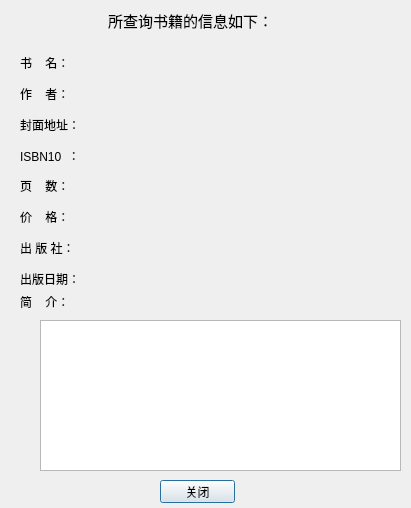
<?xml version="1.0" encoding="UTF-8"?>
<ui version="4.0">
 <class>Dialog</class>
 <widget class="QDialog" name="Dialog">
  <property name="geometry">
   <rect>
    <x>0</x>
    <y>0</y>
    <width>411</width>
    <height>508</height>
   </rect>
  </property>
  <property name="windowTitle">
   <string>Dialog</string>
  </property>
  <property name="styleSheet">
   <string notr="true">border-image: url(:/file/images/14023.jpg);</string>
  </property>
  <widget class="QWidget" name="verticalLayoutWidget">
   <property name="geometry">
    <rect>
     <x>20</x>
     <y>50</y>
     <width>62</width>
     <height>241</height>
    </rect>
   </property>
   <layout class="QVBoxLayout" name="verticalLayout">
    <item>
     <widget class="QLabel" name="label">
      <property name="styleSheet">
       <string notr="true">border-image: \*url();

</string>
      </property>
      <property name="text">
       <string>书    名：</string>
      </property>
     </widget>
    </item>
    <item>
     <widget class="QLabel" name="label_2">
      <property name="styleSheet">
       <string notr="true">border-image: \*url();

</string>
      </property>
      <property name="text">
       <string>作    者：</string>
      </property>
     </widget>
    </item>
    <item>
     <widget class="QLabel" name="label_3">
      <property name="styleSheet">
       <string notr="true">border-image: \*url();

</string>
      </property>
      <property name="text">
       <string>封面地址：</string>
      </property>
     </widget>
    </item>
    <item>
     <widget class="QLabel" name="label_4">
      <property name="styleSheet">
       <string notr="true">border-image: \*url();

</string>
      </property>
      <property name="text">
       <string>ISBN10  ：</string>
      </property>
     </widget>
    </item>
    <item>
     <widget class="QLabel" name="label_5">
      <property name="styleSheet">
       <string notr="true">border-image: \*url();

</string>
      </property>
      <property name="text">
       <string>页    数：</string>
      </property>
     </widget>
    </item>
    <item>
     <widget class="QLabel" name="label_6">
      <property name="styleSheet">
       <string notr="true">border-image: \*url();

</string>
      </property>
      <property name="text">
       <string>价    格：</string>
      </property>
     </widget>
    </item>
    <item>
     <widget class="QLabel" name="label_7">
      <property name="styleSheet">
       <string notr="true">border-image: \*url();

</string>
      </property>
      <property name="text">
       <string>出 版 社：</string>
      </property>
     </widget>
    </item>
    <item>
     <widget class="QLabel" name="label_8">
      <property name="styleSheet">
       <string notr="true">border-image: \*url();

</string>
      </property>
      <property name="text">
       <string>出版日期：</string>
      </property>
     </widget>
    </item>
   </layout>
  </widget>
  <widget class="QLabel" name="label_9">
   <property name="geometry">
    <rect>
     <x>20</x>
     <y>290</y>
     <width>59</width>
     <height>23</height>
    </rect>
   </property>
   <property name="styleSheet">
    <string notr="true">border-image: \*url();

</string>
   </property>
   <property name="text">
    <string>简    介：</string>
   </property>
  </widget>
  <widget class="QWidget" name="verticalLayoutWidget_2">
   <property name="geometry">
    <rect>
     <x>90</x>
     <y>50</y>
     <width>311</width>
     <height>241</height>
    </rect>
   </property>
   <layout class="QVBoxLayout" name="verticalLayout_2">
    <item>
     <widget class="QLabel" name="title">
      <property name="styleSheet">
       <string notr="true">border-image: \*url();

</string>
      </property>
      <property name="text">
       <string/>
      </property>
     </widget>
    </item>
    <item>
     <widget class="QLabel" name="author">
      <property name="styleSheet">
       <string notr="true">border-image: \*url();

</string>
      </property>
      <property name="text">
       <string/>
      </property>
     </widget>
    </item>
    <item>
     <widget class="QLabel" name="link">
      <property name="styleSheet">
       <string notr="true">border-image: \*url();

</string>
      </property>
      <property name="text">
       <string/>
      </property>
     </widget>
    </item>
    <item>
     <widget class="QLabel" name="isbn10">
      <property name="styleSheet">
       <string notr="true">border-image: \*url();

</string>
      </property>
      <property name="text">
       <string/>
      </property>
     </widget>
    </item>
    <item>
     <widget class="QLabel" name="pages">
      <property name="styleSheet">
       <string notr="true">border-image: \*url();

</string>
      </property>
      <property name="text">
       <string/>
      </property>
     </widget>
    </item>
    <item>
     <widget class="QLabel" name="price">
      <property name="styleSheet">
       <string notr="true">border-image: \*url();

</string>
      </property>
      <property name="text">
       <string/>
      </property>
     </widget>
    </item>
    <item>
     <widget class="QLabel" name="publisher">
      <property name="styleSheet">
       <string notr="true">border-image: \*url();

</string>
      </property>
      <property name="text">
       <string/>
      </property>
     </widget>
    </item>
    <item>
     <widget class="QLabel" name="pubdate">
      <property name="styleSheet">
       <string notr="true">border-image: \*url();

</string>
      </property>
      <property name="text">
       <string/>
      </property>
     </widget>
    </item>
   </layout>
  </widget>
  <widget class="QWidget" name="verticalLayoutWidget_3">
   <property name="geometry">
    <rect>
     <x>30</x>
     <y>0</y>
     <width>321</width>
     <height>41</height>
    </rect>
   </property>
   <layout class="QVBoxLayout" name="verticalLayout_3">
    <item>
     <widget class="QLabel" name="label_11">
      <property name="font">
       <font>
        <family>黑体</family>
        <pointsize>11</pointsize>
       </font>
      </property>
      <property name="styleSheet">
       <string notr="true">border-image: \*url();

</string>
      </property>
      <property name="text">
       <string>所查询书籍的信息如下：</string>
      </property>
      <property name="alignment">
       <set>Qt::AlignCenter</set>
      </property>
     </widget>
    </item>
   </layout>
  </widget>
  <widget class="QPushButton" name="pushButton">
   <property name="geometry">
    <rect>
     <x>160</x>
     <y>480</y>
     <width>75</width>
     <height>23</height>
    </rect>
   </property>
   <property name="styleSheet">
    <string notr="true">border-image: \*url();

</string>
   </property>
   <property name="text">
    <string>关闭</string>
   </property>
  </widget>
  <widget class="QTextBrowser" name="summary">
   <property name="geometry">
    <rect>
     <x>40</x>
     <y>320</y>
     <width>361</width>
     <height>151</height>
    </rect>
   </property>
   <property name="styleSheet">
    <string notr="true">border-image: \*url();

</string>
   </property>
  </widget>
 </widget>
 <resources/>
 <connections>
  <connection>
   <sender>pushButton</sender>
   <signal>clicked()</signal>
   <receiver>Dialog</receiver>
   <slot>close()</slot>
   <hints>
    <hint type="sourcelabel">
     <x>157</x>
     <y>481</y>
    </hint>
    <hint type="destinationlabel">
     <x>167</x>
     <y>252</y>
    </hint>
   </hints>
  </connection>
 </connections>
</ui>
